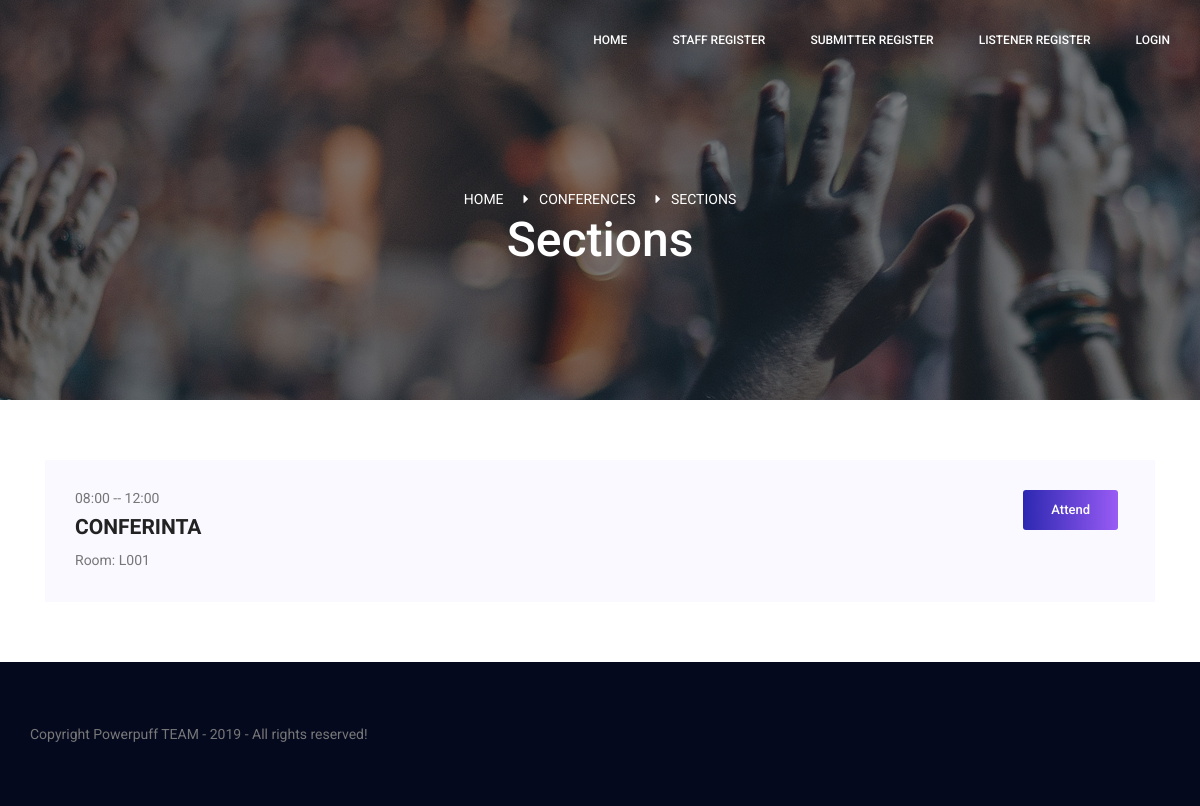
The page /home/details/4 on the database its author committed.
### tables this page shows
CREATE TABLE `session` (
  `id` int(11) NOT NULL,
  `cid` int(11) NOT NULL,
  `hour_start` varchar(255) NOT NULL,
  `hour_end` varchar(255) NOT NULL,
  `room` varchar(255) NOT NULL,
  `no_participants` int(11) NOT NULL
);

CREATE TABLE `conference` (
  `id` int(11) NOT NULL,
  `name` varchar(255) DEFAULT NULL,
  `date_start` datetime NOT NULL,
  `date_end` datetime NOT NULL,
  `location` text NOT NULL,
  `no_participants` int(11) NOT NULL,
  `no_speakers` int(11) NOT NULL,
  `abstract_deadline` datetime DEFAULT NULL,
  `bidding_deadline` datetime DEFAULT NULL,
  `paper_deadline` datetime NOT NULL
);

### application/controllers/Home.php (called while the page is built, shortened)
<?php
class Home extends CI_Controller {
	public function details($id) {
		$this->load->model('conference_model', 'confm');
		$this->load->model('sections_model', 'secm');
		$data['sections'] = $this->secm->get_all_sections_from_conf($id);
		$this->load->view('header');
		$this->load->view('sections_public', $data);
		$this->load->view('footer');
	}
}

### index.php (called while the page is built, shortened)
<?php
require_once BASEPATH.'core/CodeIgniter.php';

### application/models/Sections_model.php (called while the page is built, shortened)
<?php
class Sections_model extends CI_Model {
	public function __construct() {
		$this->db = $this->load->database('default', True);
	}
	public function get_all_sections_from_conf($id) {
		$this->db->select('s.*, c.name');
		$this->db->from('session s');
		$this->db->join('conference c', 'c.id = s.cid');
		$this->db->where('s.cid', $id);
		return $this->db->get()->result_array();
	}
}

### application/views/sections_public.php (the view)
<section class="banner_area">
    <div class="banner_inner d-flex align-items-center">
        <div class="overlay bg-parallax" data-stellar-ratio="0.9" data-stellar-vertical-offset="0" data-background=""></div>
        <div class="container">
            <div class="banner_content text-center">
                <div class="page_link">
                    <a>Home</a>
                    <a>Conferences</a>
                    <a>Sections</a>
                </div>
                <h2>Sections</h2>
            </div>
        </div>
    </div>
</section>
<section class="contact_area p_60">
    <div class="container">
        <section class="event_schedule_area">
        	<div class="container">
        		<div class="event_schedule_inner">
					<div class="tab-content" id="myTabContent">
						<div class="tab-pane fade show active" id="home" role="tabpanel" aria-labelledby="home-tab">
							<?php if(isset($sections)): ?>
								<?php foreach ($sections as $section):?>
									<div class="media">
										<div class="media-body">
											<h5><?= $section['hour_start'] ?> -- <?= $section['hour_end'] ?></h5>
											<h4><?= $section['name'] ?></h4>
											<p>Room: <?= $section['room'] ?></p>
										</div>
										<a href="<?=base_url()?>login" class="tickets_btn buton_submit">Attend</a> &nbsp;&nbsp;
									</div>
								<?php endforeach; ?>
							<?php endif; ?>
						</div>
					</div>
        		</div>
        	</div>
        </section>
    </div>
</section>

### application/views/css/custom.css (style rules this page uses)
.p_60 { padding-top: 60px; padding-bottom: 60px; }
.buton_submit { float: right; }

### rows shown on the page
session: hour_start "08:00", hour_end "12:00", conference.name "CONFERINTA", room "L001"
